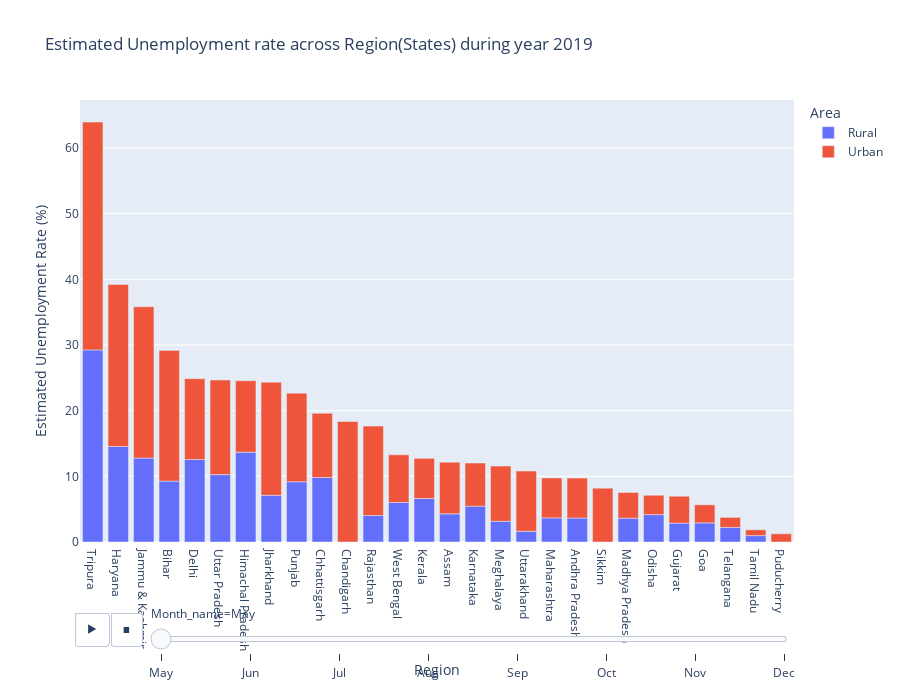

The code cell stored with this chart in its notebook:
### Code cell
plt.figure(figsize=(20,30))
fig = px.bar(unemp_2019, x='Region',y='Estimated Unemployment Rate (%)',animation_frame = 'Month_name' ,color='Area',
        title='Estimated Unemployment rate across Region(States) during year 2019', height=700,template='plotly')
fig.update_layout(xaxis={'categoryorder':'total descending'})
fig.layout.updatemenus[0].buttons[0].args[1]["frame"]["duration"] = 2000
fig.show()

### Figure 1 — Plotly figure (JSON) as saved in the notebook; plotly's stock layout.template omitted (floating-point values rounded to 4 significant figures)
{"data": [{"alignmentgroup": "True", "hovertemplate": "Area=Rural<br>Month_name=May<br>Region=%{x}<br>Estimated Unemployment Rate (%)=%{y}<extra></extra>", "legendgroup": "Rural", "marker": {"color": "#636efa", "pattern": {"shape": ""}}, "name": "Rural", "offsetgroup": "Rural", "orientation": "v", "showlegend": true, "textposition": "auto", "type": "bar", "x": ["Andhra Pradesh", "Assam", "Bihar", "Chhattisgarh", "Delhi", "Goa", "Gujarat", "Haryana", "Himachal Pradesh", "Jammu & Kashmir", "Jharkhand", "Karnataka", "Kerala", "Madhya Pradesh", "Maharashtra", "Meghalaya", "Odisha", "Puducherry", "Punjab", "Rajasthan", "Tamil Nadu", "Telangana", "Tripura", "Uttar Pradesh", "Uttarakhand", "West Bengal"], "xaxis": "x", "y": [3.65, 4.29, 9.27, 9.82, 12.56, 2.91, 2.88, 14.54, 13.68, 12.78, 7.11, 5.46, 6.63, 3.63, 3.67, 3.16, 4.17, 0, 9.17, 4.03, 0.97, 2.23, 29.25, 10.26, 1.63, 6.02], "yaxis": "y"}, {"alignmentgroup": "True", "hovertemplate": "Area=Urban<br>Month_name=May<br>Region=%{x}<br>Estimated Unemployment Rate (%)=%{y}<extra></extra>", "legendgroup": "Urban", "marker": {"color": "#EF553B", "pattern": {"shape": ""}}, "name": "Urban", "offsetgroup": "Urban", "orientation": "v", "showlegend": true, "textposition": "auto", "type": "bar", "x": ["Andhra Pradesh", "Assam", "Bihar", "Chandigarh", "Chhattisgarh", "Delhi", "Goa", "Gujarat", "Haryana", "Himachal Pradesh", "Jammu & Kashmir", "Jharkhand", "Karnataka", "Kerala", "Madhya Pradesh", "Maharashtra", "Meghalaya", "Odisha", "Puducherry", "Punjab", "Rajasthan", "Sikkim", "Tamil Nadu", "Telangana", "Tripura", "Uttar Pradesh", "Uttarakhand", "West Bengal"], "xaxis": "x", "y": [6.09, 7.87, 19.9, 18.35, 9.77, 12.31, 2.75, 4.09, 24.67, 10.88, 23.04, 17.23, 6.56, 6.11, 3.91, 6.08, 8.4, 2.95, 1.25, 13.49, 13.62, 8.2, 0.89, 1.52, 34.69, 14.4, 9.17, 7.25], "yaxis": "y"}], "layout": {"barmode": "relative", "height": 700, "legend": {"title": {"text": "Area"}, "tracegroupgap": 0}, "sliders": [{"active": 0, "currentvalue": {"prefix": "Month_name="}, "len": 0.9, "pad": {"b": 10, "t": 60}, "steps": [{"args": [["May"], {"frame": {"duration": 0, "redraw": true}, "fromcurrent": true, "mode": "immediate", "transition": {"duration": 0, "easing": "linear"}}], "label": "May", "method": "animate"}, {"args": [["Jun"], {"frame": {"duration": 0, "redraw": true}, "fromcurrent": true, "mode": "immediate", "transition": {"duration": 0, "easing": "linear"}}], "label": "Jun", "method": "animate"}, {"args": [["Jul"], {"frame": {"duration": 0, "redraw": true}, "fromcurrent": true, "mode": "immediate", "transition": {"duration": 0, "easing": "linear"}}], "label": "Jul", "method": "animate"}, {"args": [["Aug"], {"frame": {"duration": 0, "redraw": true}, "fromcurrent": true, "mode": "immediate", "transition": {"duration": 0, "easing": "linear"}}], "label": "Aug", "method": "animate"}, {"args": [["Sep"], {"frame": {"duration": 0, "redraw": true}, "fromcurrent": true, "mode": "immediate", "transition": {"duration": 0, "easing": "linear"}}], "label": "Sep", "method": "animate"}, {"args": [["Oct"], {"frame": {"duration": 0, "redraw": true}, "fromcurrent": true, "mode": "immediate", "transition": {"duration": 0, "easing": "linear"}}], "label": "Oct", "method": "animate"}, {"args": [["Nov"], {"frame": {"duration": 0, "redraw": true}, "fromcurrent": true, "mode": "immediate", "transition": {"duration": 0, "easing": "linear"}}], "label": "Nov", "method": "animate"}, {"args": [["Dec"], {"frame": {"duration": 0, "redraw": true}, "fromcurrent": true, "mode": "immediate", "transition": {"duration": 0, "easing": "linear"}}], "label": "Dec", "method": "animate"}], "x": 0.1, "xanchor": "left", "y": 0, "yanchor": "top"}], "title": {"text": "Estimated Unemployment rate across Region(States) during year 2019"}, "updatemenus": [{"buttons": [{"args": [null, {"frame": {"duration": 2000, "redraw": true}, "fromcurrent": true, "mode": "immediate", "transition": {"duration": 500, "easing": "linear"}}], "label": "&#9654;", "method": "animate"}, {"args": [[null], {"frame": {"duration": 0, "redraw": true}, "fromcurrent": true, "mode": "immediate", "transition": {"duration": 0, "easing": "linear"}}], "label": "&#9724;", "method": "animate"}], "direction": "left", "pad": {"r": 10, "t": 70}, "showactive": false, "type": "buttons", "x": 0.1, "xanchor": "right", "y": 0, "yanchor": "top"}], "xaxis": {"anchor": "y", "categoryorder": "total descending", "domain": [0, 1], "title": {"text": "Region"}}, "yaxis": {"anchor": "x", "domain": [0, 1], "title": {"text": "Estimated Unemployment Rate (%)"}}}}
